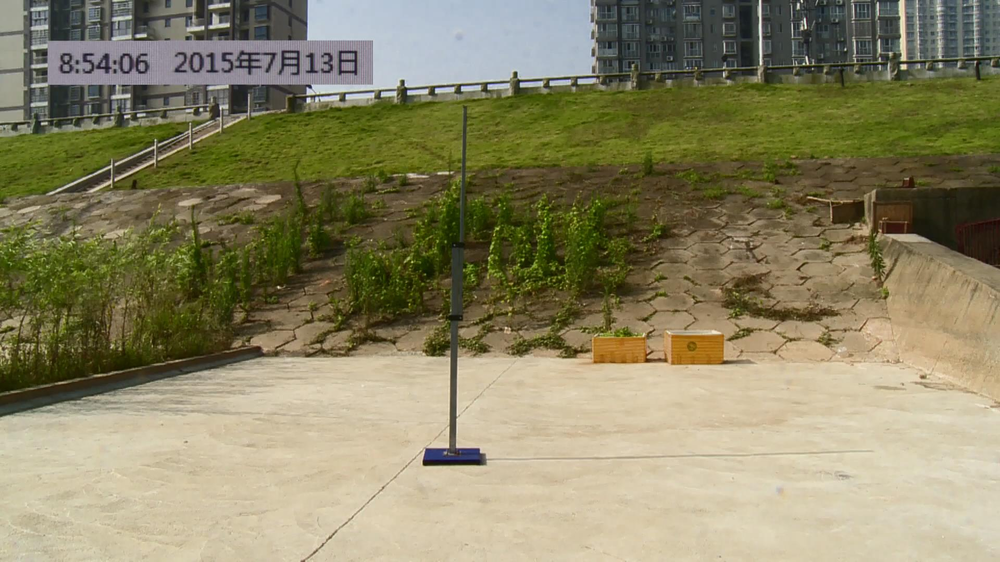
%> input picture 练习代码/图像处理/images/1.bmp, 1000 x 562 px, shrunk from 1920 x 1080 before the run
$ octave test_jiben.m   (GNU Octave 9; MATLAB toolbox functions it lacks are replaced by stand-ins)
%> lines starting %> are read from the running program, lines starting %| are printed output that depends on the picture; in (x1, y1, x2, y2) boxes, pixels count from 0 and x2, y2 are one past the last pixel; in counts of white or black regions, pixels touching at a corner belong together; the program's own positions count from 1
A=imread('E:\MATLAB程序\练习代码\图像处理\images\1.bmp');
%> A is the input picture: size 562x1000x3 uint8; mean R, G, B 139, 133, 100.3
subplot(2,2,1);
imshow(A);
title('原图像');

Ai=rgb2gray(A);
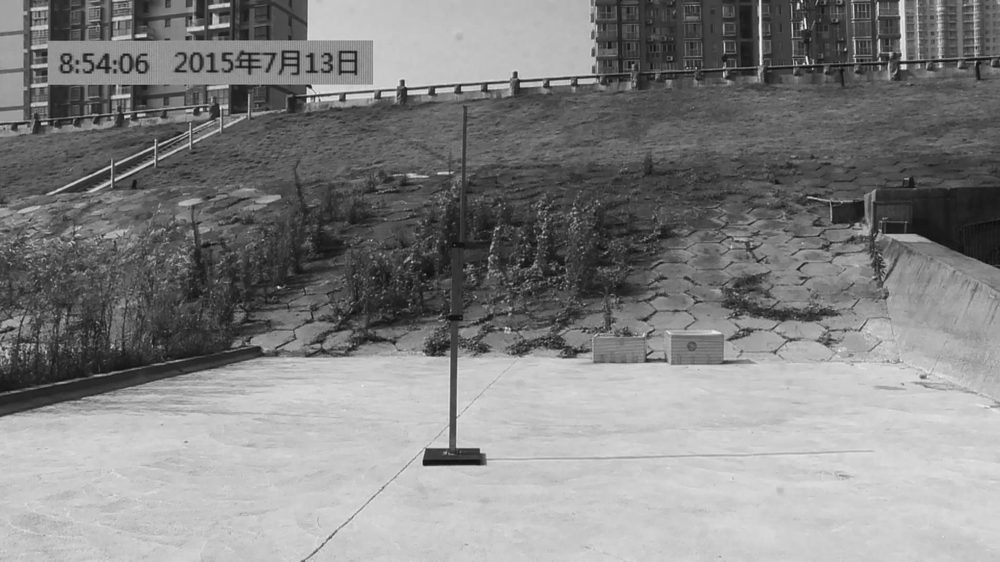
%> Ai: size 562x1000 uint8; min 13, max 248, mean 131.1
subplot(2,2,2);
imshow(Ai);
title('灰度图像');

An=im2bw(Ai,0.555);
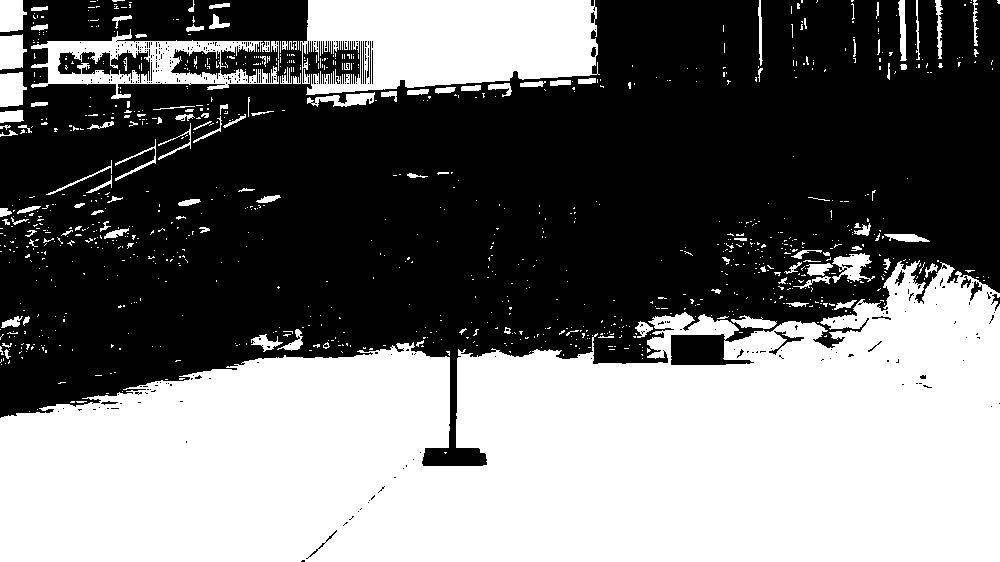
%> An: size 562x1000 logical; 45.1% white; 1002 white regions (876 under 20 px), largest, box (x1, y1, x2, y2) and area: (0, 260, 1000, 562) 209859, (300, 0, 600, 95) 22479, (31, 29, 279, 99) 6062
subplot(2,2,3);
imshow(An);
title('二值图象');

$ run again, with 练习代码/图像处理/images/2.bmp copied over 练习代码/图像处理/images/1.bmp
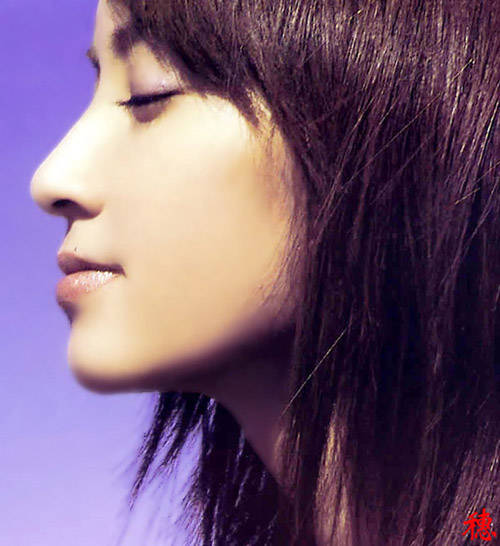
%> input picture 练习代码/图像处理/images/2.bmp, 500 x 546 px
%> A is the input picture: size 546x500x3 uint8; mean R, G, B 117, 90.5, 116
%> `Ai=rgb2gray(A);`:
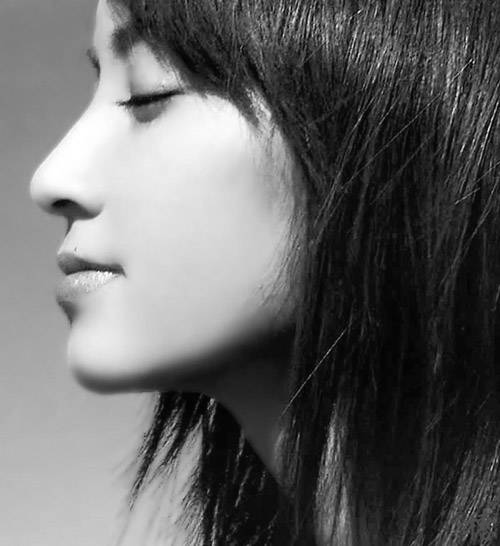
%> Ai: size 546x500 uint8; min 1, max 255, mean 101.4
%> `An=im2bw(Ai,0.555);`:
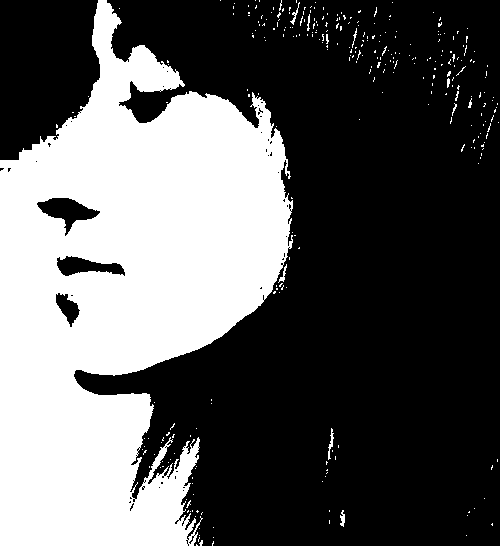
%> An: size 546x500 logical; 36% white; 303 white regions (292 under 20 px), largest, box (x1, y1, x2, y2) and area: (0, 0, 293, 546) 96942, (328, 428, 334, 460) 73, (340, 510, 345, 527) 54

$ run again, with 练习代码/图像处理/images/3.bmp copied over 练习代码/图像处理/images/1.bmp
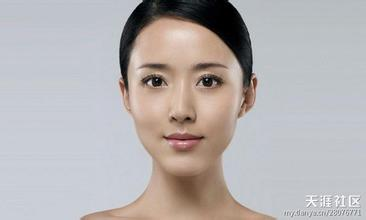
%> input picture 练习代码/图像处理/images/3.bmp, 366 x 220 px
%> A is the input picture: size 220x366x3 uint8; mean R, G, B 182.2, 177.4, 177.6
%> `Ai=rgb2gray(A);`:
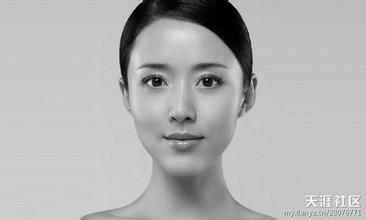
%> Ai: size 220x366 uint8; min 0, max 255, mean 178.9
%> `An=im2bw(Ai,0.555);`:
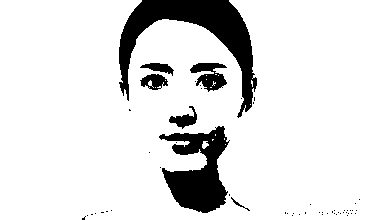
%> An: size 220x366 logical; 87.8% white; 55 black regions (48 under 20 px), largest, box (x1, y1, x2, y2) and area: (119, 0, 257, 118) 4962, (159, 126, 230, 213) 3365, (190, 63, 227, 92) 597
